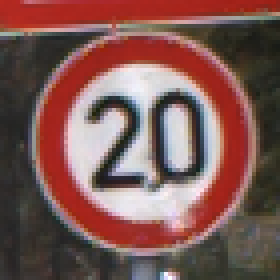
#> input picture tensorflow/traffic/GTSRB/Final_Training/Images/00000/00000_00023.ppm, 70 x 70 px (shown 4 times larger); its folder holds only this picture in this run
$ jupyter execute GTSRB.ipynb   (shell and % lines are left out)
#> lines starting #> are read from the running program, lines starting #| are printed output that depends on the picture
[cell 1]
import numpy as np
import matplotlib.pyplot as plt
import glob
from skimage.color import rgb2lab
from skimage.transform import resize
from collections import namedtuple

np.random.seed(101)

[cell 2]
# Number of Classes
n_class = 43
resized_img = (32,32)

[cell 3]
data = namedtuple('Dataset', ['X', 'y'])

[cell 4]
def to_tf_format(imgs):
    return np.stack([img[:, :, np.newaxis] for img in imgs], axis=0).astype(np.float32)

[cell 5]
def read_dataset_ppm(rootpath, n_labels, resize_to):
#> called with rootpath = 'GTSRB/Final_Training/Images/', n_labels = 43, resize_to = (32, 32)
    images = []
    labels = []
    for c in range(n_labels):
        full_path  = rootpath + '/' + format(c, '05d') + '/'
        for img_name in glob.glob(full_path + "*.ppm"):

            img = plt.imread(img_name).astype(np.float32)
            img = rgb2lab(img / 255.0)[:, :, 0]
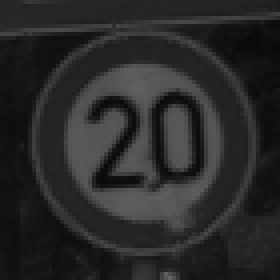
#> img: shape (70, 70) float32 (shown 4 times larger); min 9.42, max 100, mean 41.7
            if resize_to:
                img = resize(img, resize_to, mode='reflect')
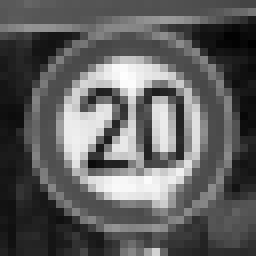
#> img: shape (32, 32) float32 (shown 8 times larger); min 10.63, max 93.51, mean 41.7; drawn with min black and max white
#> pass 3 of the loop in read_dataset_ppm, `for c in range(n_labels):`:
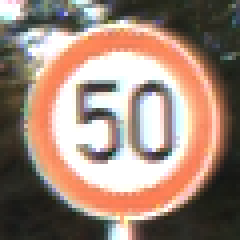
#> input picture tensorflow/traffic/GTSRB/Final_Training/Images/00002/00024_00026.ppm, 60 x 60 px (shown 4 times larger)
#> in read_dataset_ppm, `img = rgb2lab(img / 255.0)[:, :, 0]`:
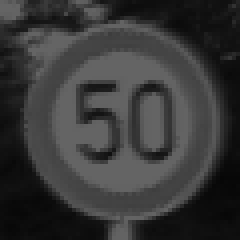
#> img: shape (60, 60) float32 (shown 4 times larger); min 6.58, max 100, mean 56.2
#> in read_dataset_ppm, `img = resize(img, resize_to, mode='reflect')`:
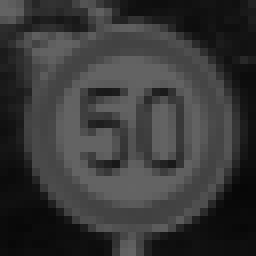
#> img: shape (32, 32) float32 (shown 8 times larger); min 7.91, max 100, mean 56.2
#> the loop made 43 passes; the first 3 are shown

            label = np.zeros((n_labels, ), dtype=np.float32)
            label[c] = 1.0

            images.append(img.astype(np.float32))
            labels.append(label)

    return data(X = to_tf_format(images).astype(np.float32), y = np.matrix(labels).astype(np.float32))

[cell 6]
dataset = read_dataset_ppm('GTSRB/Final_Training/Images/', n_class, resized_img)

print(dataset.X.shape)
#| (2, 32, 32, 1)
print(dataset.y.shape)
#| (2, 43)
